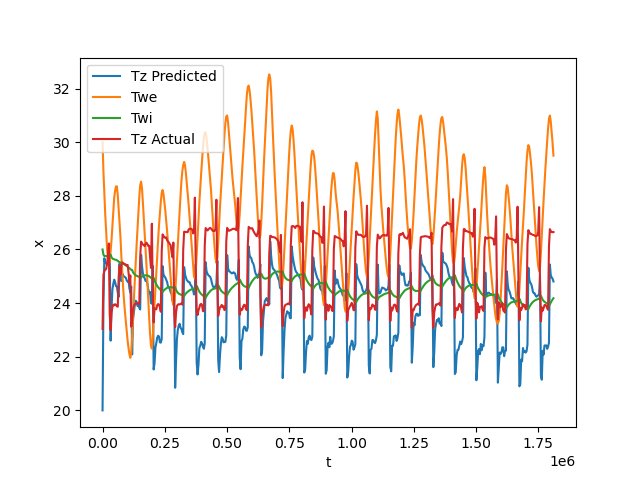

Generate this figure with Python:
import torch
import numpy as np
import json
import pandas as pd
import time
import matplotlib.pyplot as plt

from torch.autograd import grad, backward
from torchdiffeq import odeint
import torch.optim as optim


def get_ABCD(Cai, Cwe, Cwi, Re, Ri, Rw, Rg):
    A = torch.zeros((3, 3))
    B = torch.zeros((3, 5))
    C = torch.zeros((1, 3))
    A[0, 0] = -1/Cai*(1/Rg+1/Ri)
    A[0, 2] = 1/(Cai*Ri)
    A[1, 1] = -1/Cwe*(1/Re+1/Rw)
    A[1, 2] = 1/(Cwe*Rw)
    A[2, 0] = 1/(Cwi*Ri)
    A[2, 1] = 1/(Cwi*Rw)
    A[2, 2] = -1/Cwi*(1/Rw+1/Ri)

    B[0, 0] = 1/(Cai*Rg)
    B[0, 1] = 1/Cai
    B[0, 2] = 1/Cai
    B[1, 0] = 1/(Cwe*Re)
    B[1, 3] = 1/Cwe
    B[2, 4] = 1/Cwi

    C[0, 0] = 1

    D = 0

    return A, B, C, D

# state space model


class LSSMWithConstantInputs(torch.nn.Module):
    def __init__(self, A, B, C, D, d):
        super(LSSMWithConstantInputs, self).__init__()
        self.A = A  # state matrix must be 3x3
        self.B = B  # input vector must be 3x5
        self.C = C  # output vector must be 1x3
        self.D = D
        self.d = d  # input vector must be 5x1

    def forward(self, t, x):
        x = x.reshape(-1, 1)  # reshape from (3) to (3,1)

        dx = torch.matmul(self.A, x) + torch.matmul(self.B, self.d)  # (3,1)
        dx = dx.reshape(-1)  # reshape from (3,1) to (3)

        return dx


class Simulator(torch.nn.Module):
    def __init__(self, params, ts, te, dt, x0, d, solver):
        super(Simulator, self).__init__()
        self.params = torch.nn.Parameter(torch.as_tensor(params))
        self.ts = ts
        self.te = te
        self.dt = dt
        self.x0 = x0
        self.odeint = odeint
        self.d = d
        self.solver = solver
        self.t = torch.arange(self.ts, self.te, self.dt)

        self.A, self.B, self.C, self.D = get_ABCD(*params)

    def forward(self):

        ## solve odes for given time steps with piece-wise constant inputs
        # initialize x0
        x = self.x0
        # initialize output
        x_all = self.x0.reshape(1, -1)
        # main loop
        for i in range(len(self.t)-1):
            # inputs at time ti
            di = self.d[i, :].reshape(-1, 1)
            rhs = LSSMWithConstantInputs(self.A, self.B, self.C, self.D, di)
            # solve ode for ti to ti+1
            x = odeint(rhs, x, self.t[i:i+2], method=self.solver)
            # only take the last step
            x = x[-1, :].reshape(1, -1)
            # concatenate
            x_all = torch.cat((x_all, x), dim=0)
            # reshape for next iteration
            x = x.reshape(-1)

        return x_all

### forward simulation

# load training data - 1-min sampling rate
data = pd.read_csv('./disturbance_1min.csv', index_col=[0])
index = range(0, len(data)*60, 60)
data.index = index

# sample every hour
dt = 3600.
data = data.groupby([data.index // dt]).mean()
n = len(data)

# split training and testing
ratio = 0.75
n_train = int(len(data)*ratio)
print(n_train)
data_train = data.iloc[:n_train, :]
data_test = data.iloc[n_train:, :]

# define training parameters
ts = 0.
te = ts + n_train*dt


# forward steps
Cz = 6953.9422092947289
Cwe = 21567.368048437285
Cwi = 188064.81655062342
Re = 1.4999822619982095
Ri = 0.55089086571081913
Rw = 5.6456475609117183
Rg = 3.9933826145529263
d = torch.from_numpy(data_train.values[:, :5]).float()

x0 = torch.asarray([20., 30., 26.])
#solver = Dopri5()
solver = 'euler'

params = [Cz, Cwe, Cwi, Re, Ri, Rw, Rg]
sim = Simulator(params, ts, te, dt, x0, d, solver)

# sovle with timer
st = time.process_time()
t_all = torch.arange(ts, te, dt)
x_all = sim()
et = time.process_time()
print(f"execution time is: {et - st}s")

# plot
plt.figure()
plt.plot(t_all, x_all[:, 0], label='Tz Predicted')
plt.plot(t_all, x_all[:, 1], label='Twe')
plt.plot(t_all, x_all[:, 2], label='Twi')
plt.plot(t_all, data_train['weighted_average'], label='Tz Actual')
plt.xlabel('t')
plt.ylabel('x')
plt.legend()
plt.savefig('forward_simulation.png')
plt.show()
